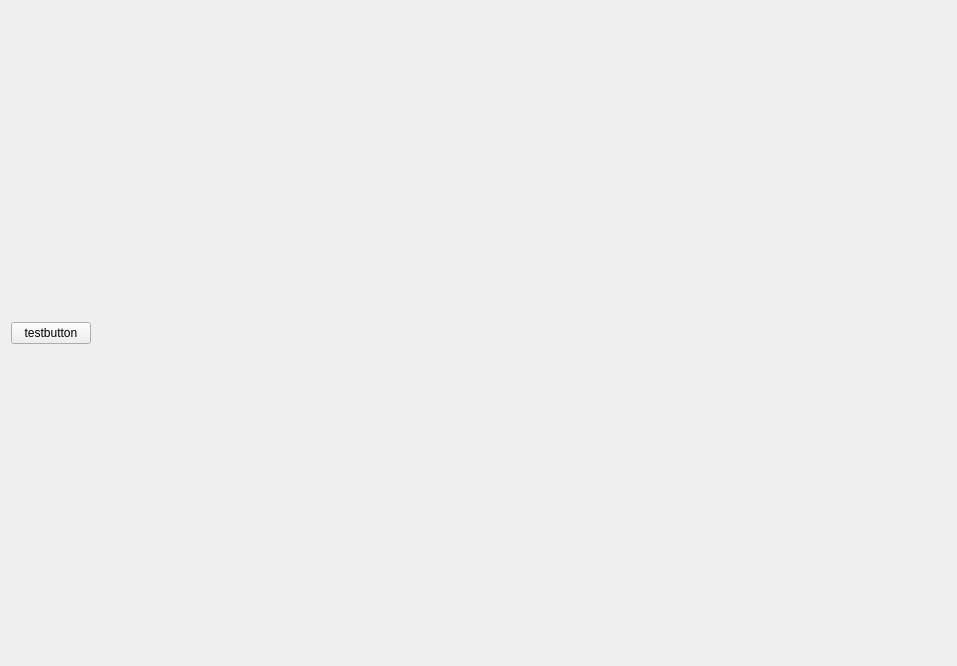
<?xml version="1.0" encoding="UTF-8"?>
<ui version="4.0">
 <class>tab2_imageProcess</class>
 <widget class="QWidget" name="tab2_imageProcess">
  <property name="geometry">
   <rect>
    <x>0</x>
    <y>0</y>
    <width>957</width>
    <height>666</height>
   </rect>
  </property>
  <property name="windowTitle">
   <string>Form</string>
  </property>
  <layout class="QHBoxLayout" name="horizontalLayout" stretch="1">
   <item>
    <layout class="QVBoxLayout" name="verticalLayout_7" stretch="1">
     <item>
      <layout class="QHBoxLayout" name="horizontalLayout_6">
       <item>
        <widget class="QPushButton" name="testBtn">
         <property name="text">
          <string>testbutton</string>
         </property>
        </widget>
       </item>
       <item>
        <spacer name="horizontalSpacer">
         <property name="orientation">
          <enum>Qt::Horizontal</enum>
         </property>
         <property name="sizeHint" stdset="0">
          <size>
           <width>40</width>
           <height>20</height>
          </size>
         </property>
        </spacer>
       </item>
      </layout>
     </item>
    </layout>
   </item>
  </layout>
 </widget>
 <resources/>
 <connections/>
</ui>
